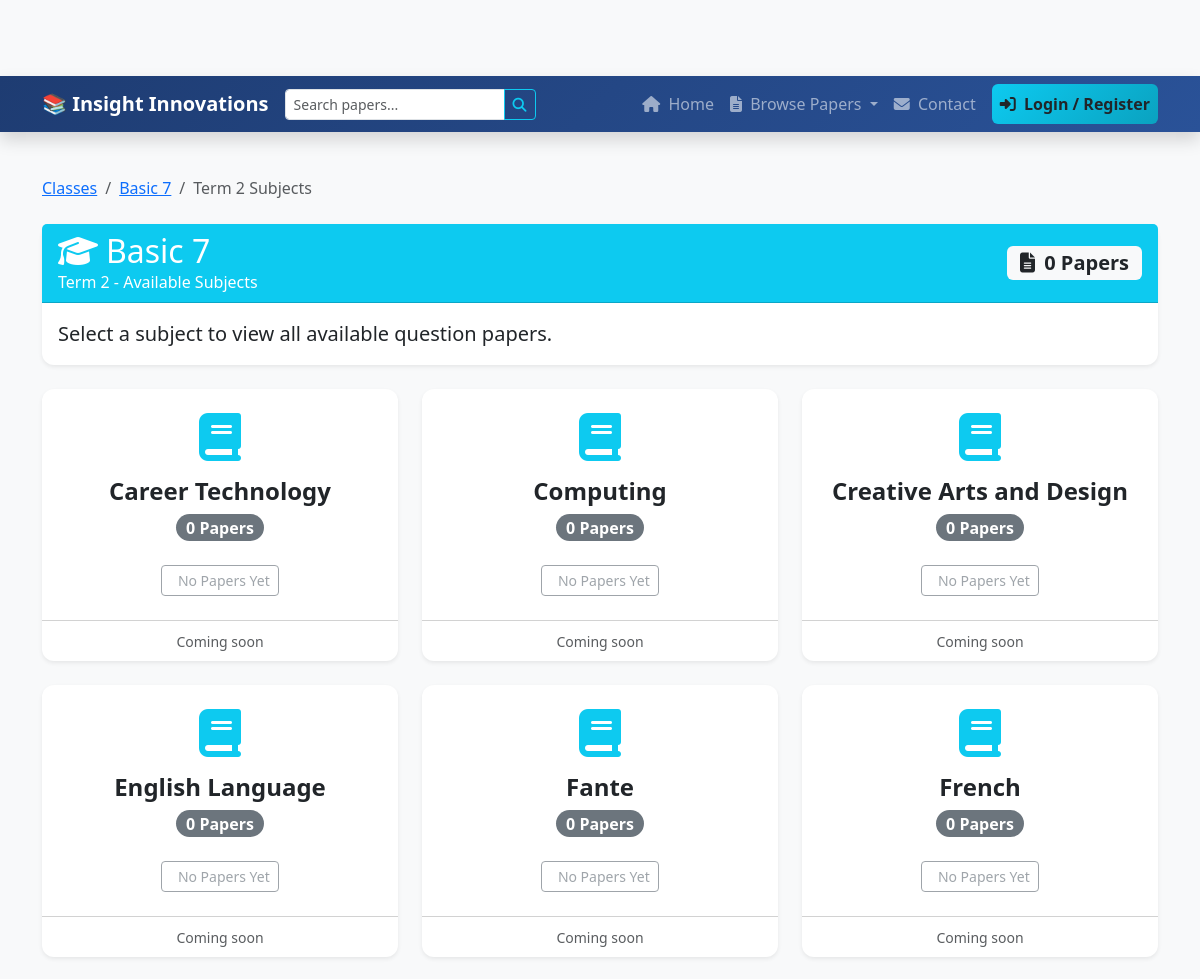
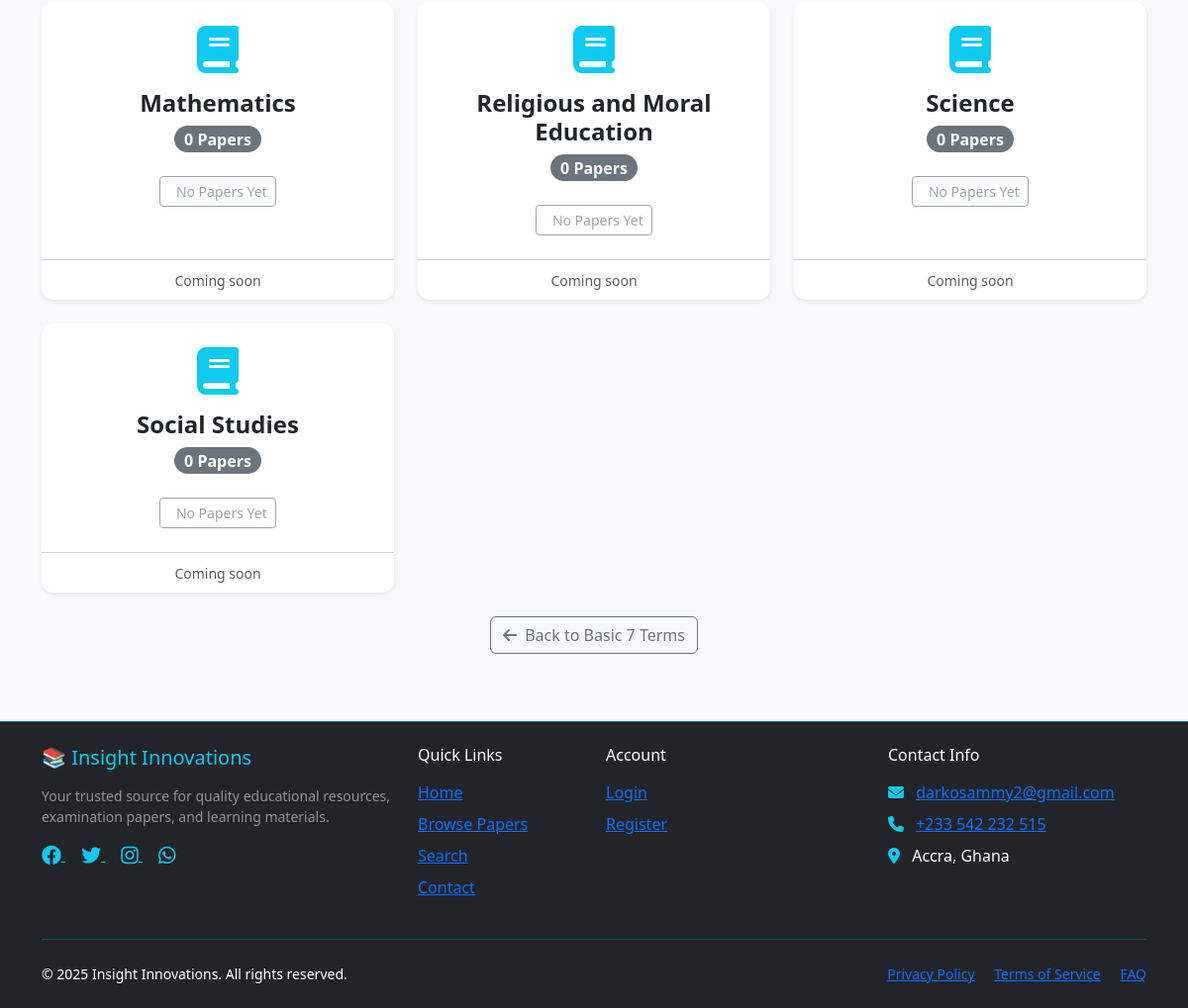
The page /basic-7/term-2/ on the database its author committed (2 pictures, top to bottom).
### shop/models.py (models this page shows, shortened)
class Classes(models.Model):
    name = models.CharField(max_length=100, help_text="e.g., JHS 1, Basic 7")
    slug = models.SlugField(max_length=100, unique=True)
    description = models.TextField(blank=True)
    class Meta:
        verbose_name = 'Class (Grade)'
        verbose_name_plural = 'Classes (Grades)'
        ordering = ('name',)

class Term(models.Model):
    class_name = models.ForeignKey(Classes, related_name='terms', on_delete=models.CASCADE)
    name = models.CharField(max_length=50, help_text="e.g., Term 1, Term 2")
    slug = models.SlugField(max_length=50)
    class Meta:
        verbose_name_plural = 'Terms'
        unique_together = ('class_name', 'slug')
        ordering = ('name',)

class Subject(models.Model):
    name = models.CharField(max_length=100)
    slug = models.SlugField(max_length=100, unique=True)
    class Meta:
        verbose_name_plural = 'Subjects'
        ordering = ('name',)

### shop/views.py (the view, shortened to what this page needs)
# urls.py: path('<slug:class_slug>/<slug:term_slug>/', views.subject_list, name='subject_list'),
def subject_list(request, class_slug, term_slug):
    class_level = get_object_or_404(Classes, slug=class_slug)
    term = get_object_or_404(Term, class_name=class_level, slug=term_slug)
    all_papers = QuestionPaper.objects.filter(
        class_level=class_level,
        term=term,
        is_available=True
    ).select_related('subject').order_by('subject__name', '-year', 'exam_type')
    papers_by_subject = {}
    all_subjects = Subject.objects.all().order_by('name')
    subjects_list = []
    for subject in all_subjects:
        if subject.id in papers_by_subject:
            subjects_list.append(papers_by_subject[subject.id])
        else:
            subjects_list.append({
                'subject': subject,
                'papers': []
            })
    context = {
        'class_level': class_level,
        'term': term,
        'subjects_list': subjects_list,
        'total_papers': all_papers.count(),
        'page_title': f'{class_level.name} {term.name} - Select Subject',
    }
    return render(request, 'shop/subject_list.html', context)

### shop/templates/shop/subject_list.html (shortened to what this page needs)
{% extends 'base.html' %}
{% block content %}
<div class="container py-4">
    <nav aria-label="breadcrumb" class="mb-4">
        <ol class="breadcrumb">
            <li class="breadcrumb-item"><a href="{% url 'shop:class_list' %}">Classes</a></li>
            <li class="breadcrumb-item"><a href="{% url 'shop:term_list' class_level.slug %}">{{ class_level.name }}</a></li>
            <li class="breadcrumb-item active">{{ term.name }} Subjects</li>
        </ol>
    </nav>
    <div class="card mb-4 shadow-sm">
        <div class="card-header bg-info text-white">
            <div class="d-flex justify-content-between align-items-center">
                <div>
                    <h2 class="mb-0">
                        <i class="fas fa-graduation-cap me-2"></i>{{ class_level.name }}
                    </h2>
                    <p class="mb-0">{{ term.name }} - Available Subjects</p>
                </div>
                <div class="text-end">
                    <span class="badge bg-light text-dark fs-5">
                        <i class="fas fa-file-alt me-1"></i> {{ total_papers }} Papers
                    </span>
                </div>
            </div>
        </div>
        <div class="card-body">
            <p class="lead mb-0">
                Select a subject to view all available question papers.
            </p>
        </div>
    </div>
    <div class="row row-cols-1 row-cols-md-2 row-cols-lg-3 g-4">
        {% for item in subjects_list %}
            <div class="col">
                <div class="card h-100 shadow-sm border-0 hover-shadow">
                    <div class="card-body text-center p-4">
                        <div class="mb-3">
                            {% if item.subject.icon %}
                                <i class="fas {{ item.subject.icon }} fa-3x text-info"></i>
                            {% else %}
                                <i class="fas fa-book fa-3x text-info"></i>
                            {% endif %}
                        </div>
                        <h4 class="card-title text-dark fw-bold mb-2">{{ item.subject.name }}</h4>
                        <div class="mb-3">
                            <span class="badge {% if item.papers|length > 0 %}bg-success{% else %}bg-secondary{% endif %} rounded-pill fs-6">
                                {{ item.papers|length }} Paper{{ item.papers|length|pluralize }}
                            </span>
                        </div>
                        {% if item.papers|length > 0 %}
                            {% if item.papers|length == 1 %}
                                {% with paper=item.papers.0 %}
                                    <a href="{% url 'shop:paper_detail' class_level.slug term.slug item.subject.slug paper.slug %}"
                                       class="btn btn-info btn-sm mt-2">
                                        <i class="fas fa-eye me-1"></i> View Paper
                                    </a>
                                {% endwith %}
                            {% else %}
                                <a href="{% url 'shop:subject_papers_list' class_level.slug term.slug item.subject.slug %}"
                                   class="btn btn-info btn-sm mt-2">
                                    <i class="fas fa-list me-1"></i> Browse {{ item.papers|length }} Papers
                                </a>
                            {% endif %}
                        {% else %}
                            <button class="btn btn-outline-secondary btn-sm mt-2" disabled>
                                 No Papers Yet
                            </button>
                        {% endif %}
                    </div>
                    <div class="card-footer bg-transparent text-center">
                        <small class="text-muted">
                            {% if item.papers|length > 0 %}
                                Latest:
                                {% with paper=item.papers.0 %}
                                    {{ paper.year }} {{ paper.get_exam_type_display }}
                                {% endwith %}
                            {% else %}
                                Coming soon
                            {% endif %}
                        </small>
                    </div>
                </div>
            </div>
        {% endfor %}
    </div>
    <div class="mt-4 text-center">
        <a href="{% url 'shop:term_list' class_level.slug %}" class="btn btn-outline-secondary">
            <i class="fas fa-arrow-left me-1"></i> Back to {{ class_level.name }} Terms
        </a>
    </div>
</div>
{% endblock %}

### templates/base.html (style rules this page uses)
:root { --primary-color: #0d6efd; --info-color: #0dcaf0; --dark-color: #212529; }
body { font-family: 'Segoe UI', Tahoma, Geneva, Verdana, sans-serif; padding-top: 76px; background-color: #f8f9fa; min-height: 100vh; display: flex; flex-direction: column; }
.card { border-radius: 12px; border: none; box-shadow: 0 4px 6px rgba(0,0,0,0.05); transition: transform 0.3s ease, box-shadow 0.3s ease; }

### rows shown on the page
Classes: name "Basic 7"
Term: name "Term 2"
Subject: subject.name "Career Technology", papers|length "0"
Subject: subject.name "Computing", papers|length "0"
Subject: subject.name "Creative Arts and Design", papers|length "0"
Subject: subject.name "English Language", papers|length "0"
Subject: subject.name "Fante", papers|length "0"
Subject: subject.name "French", papers|length "0"
Subject: subject.name "Mathematics", papers|length "0"
Subject: subject.name "Religious and Moral Education", papers|length "0"
Subject: subject.name "Science", papers|length "0"
Subject: subject.name "Social Studies", papers|length "0"

### other values the page prints
{{ total_papers }} "0"
